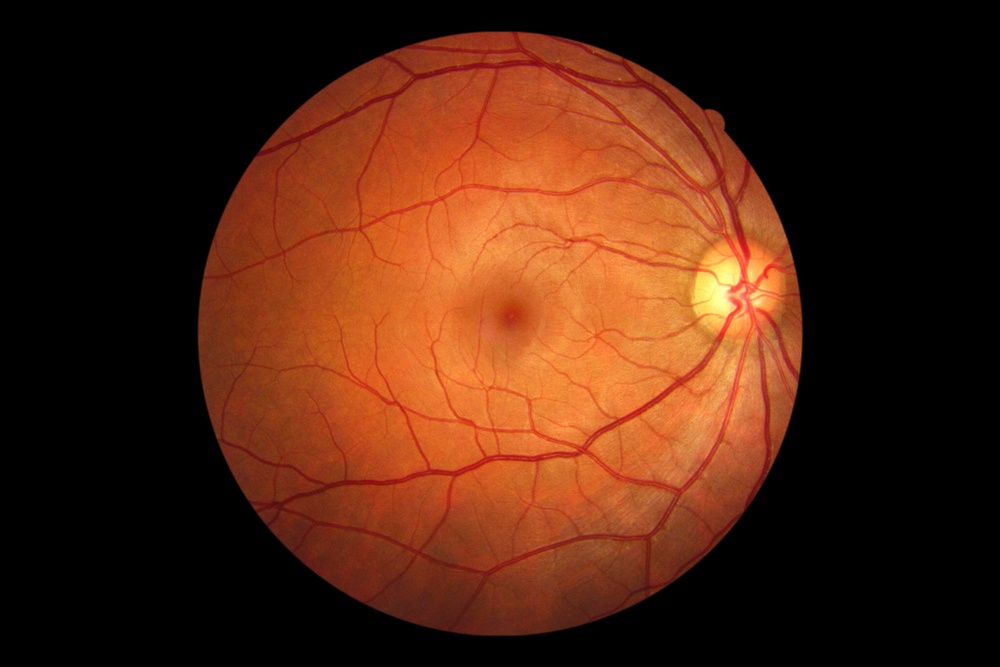
%> input picture retina.jpg, 1000 x 667 px, shrunk from 2048 x 1365 before the run
$ octave canny.m   (GNU Octave 9; MATLAB toolbox functions it lacks are replaced by stand-ins)
%> lines starting %> are read from the running program, lines starting %| are printed output that depends on the picture; in (x1, y1, x2, y2) boxes, pixels count from 0 and x2, y2 are one past the last pixel; in counts of white or black regions, pixels touching at a corner belong together; the program's own positions count from 1
clc;
clear all;
close all;
I = imread('C:\Users\DEV\Desktop\retina.jpg');
%> I is the input picture: size 667x1000x3 uint8; mean R, G, B 79.2, 36.4, 16.8
grayeye1 = rgb2gray(I);
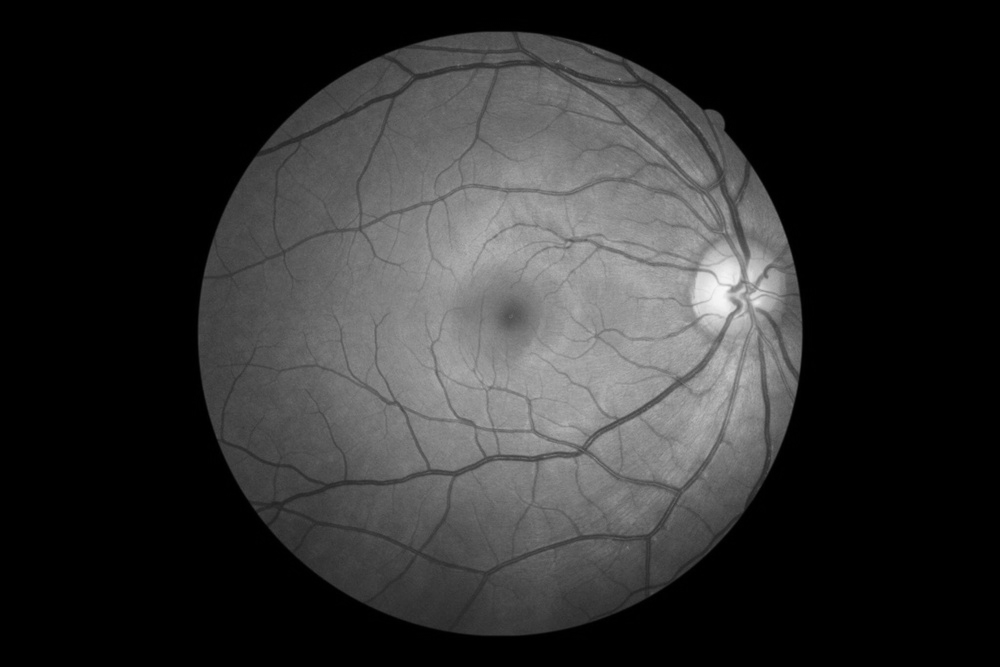
%> grayeye1: size 667x1000 uint8; min 0, max 247, mean 46.9
dgrayeye1 = imadjust(grayeye1,[0.1 0.9],[]);
se = strel('disk',1);
cannyeye = edge(dgrayeye1,'canny',0.15);
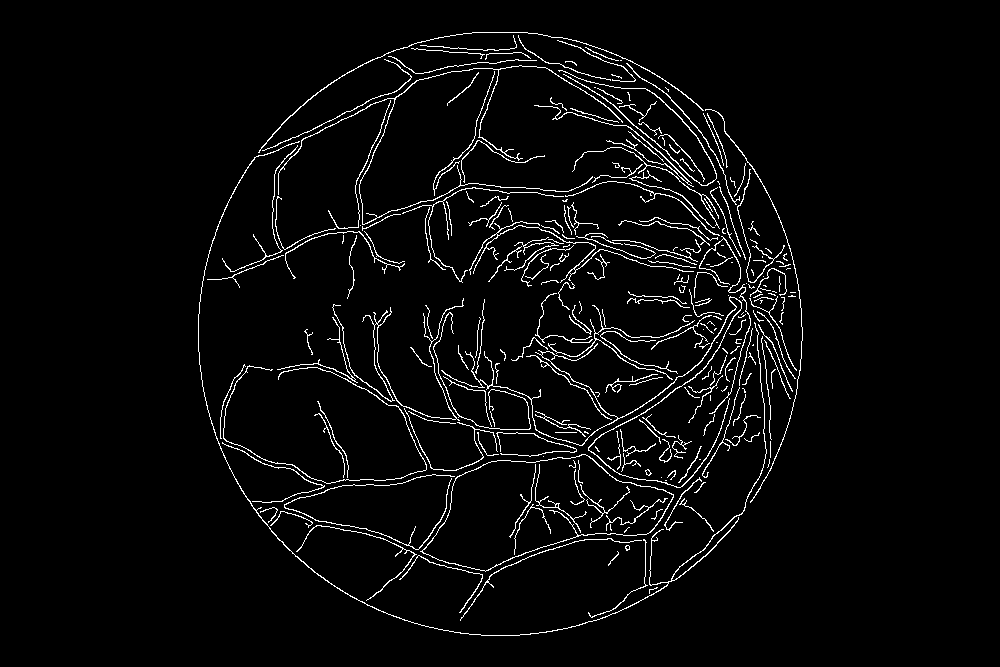
%> cannyeye: size 667x1000 logical; 3.6% white in thin lines or dots, all inside (x1, y1, x2, y2) = (198, 32, 803, 636)
dilate = imdilate(cannyeye,se);
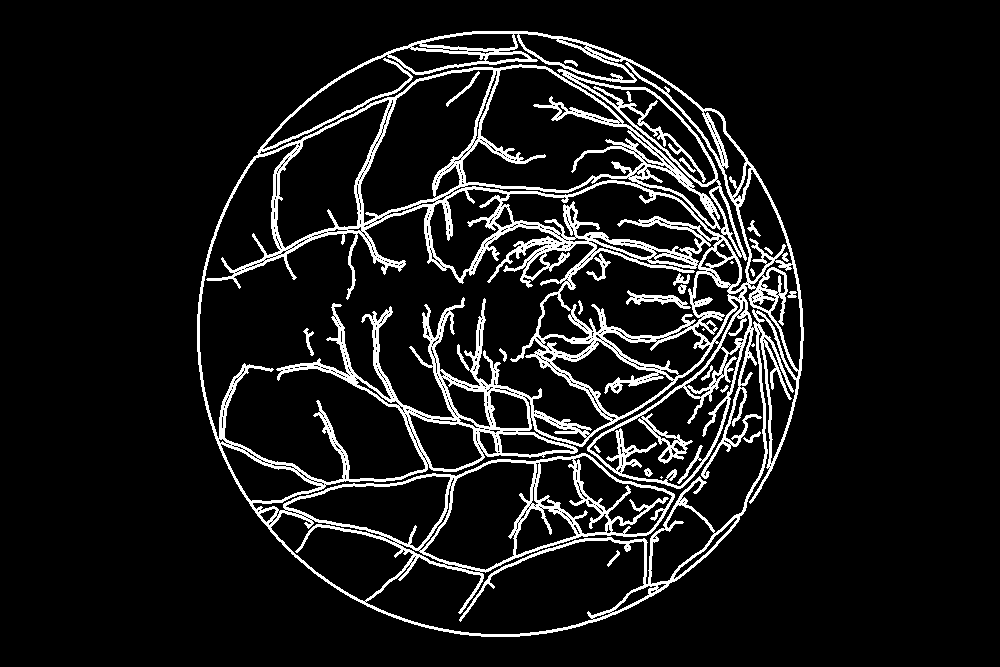
%> dilate: size 667x1000 logical; 9.5% white; 27 white regions (4 under 20 px), largest, box (x1, y1, x2, y2) and area: (197, 31, 804, 637) 61643, (626, 290, 691, 309) 418, (586, 253, 611, 281) 186
figure,imshow(dilate);title('Extracted Blood Vessels');
